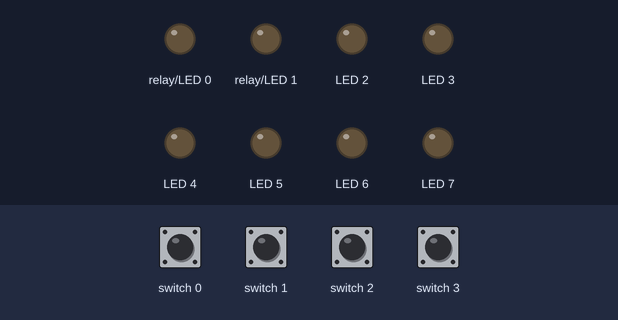
Bench run of a program on a simulated Raspberry Pi (BCM pin numbers) with a PiFace Digital. On the bench: output pins drawn as LEDs (lit = HIGH). Dashed ring = blinking. The test bench sets the inputs (shaded band); at power-on: switch 0–3 HIGH. What the program prints to the terminal is not drawn.

Above: at 20.6 s.
20.7 s: switch 0 pulled LOW for 0.15 s
At 20.8 s:
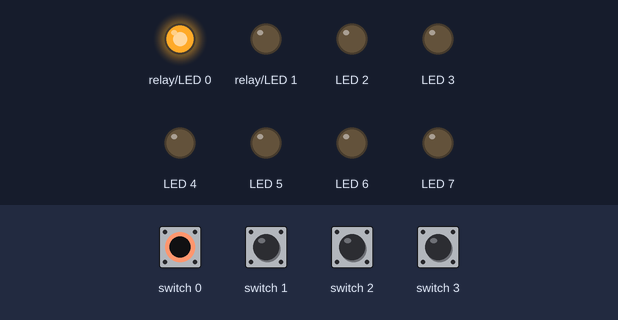
23.7 s: switch 2 pulled LOW for 1 s
At 24.0 s:
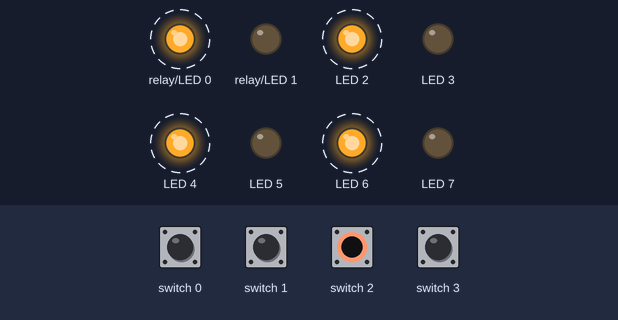
26.7 s: switch 0 pulled LOW for 1 s
At 27.0 s:
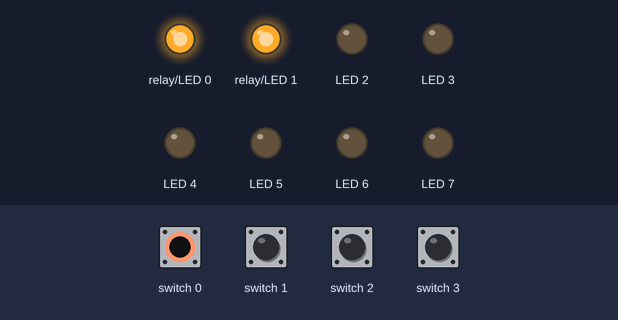
29.7 s: switch 1 pulled LOW for 1 s
At 30.2 s:
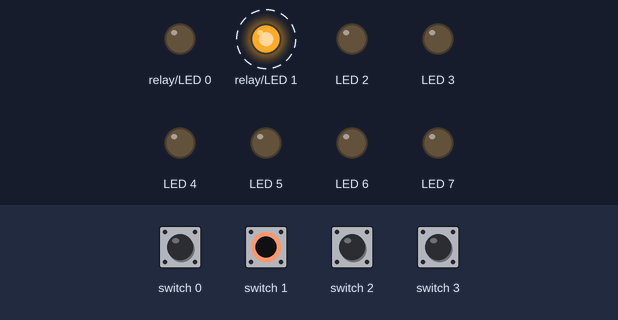
Timing chart, 0 to 33.7 s (numbered marks = the images above; inputs shaded):
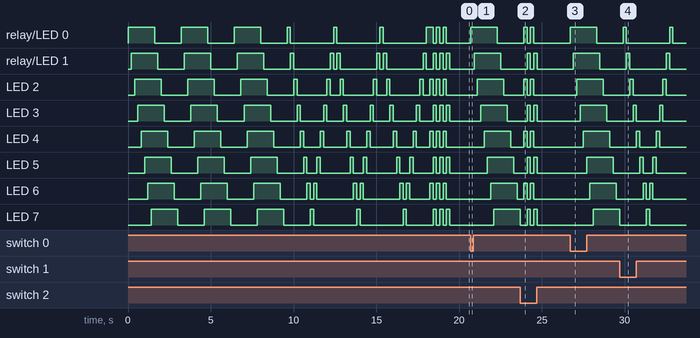

Measured:
- after the input at 20.7 s, relay/LED 0: LOW → HIGH at once, → LOW 1.6 s later; relay/LED 1: LOW → HIGH after 0.20 s, → LOW 1.6 s later; LED 2: LOW → HIGH after 0.40 s, → LOW 1.6 s later; LED 3: LOW → HIGH after 0.60 s, → LOW 1.6 s later; LED 4: LOW → HIGH after 0.80 s, → LOW 1.6 s later
- after the input at 23.7 s, relay/LED 0, LED 2, LED 4, LED 6: alternates HIGH for 0.20 s and LOW for 0.20 s, 4 changes in all, then stays LOW, starting after 0.20 s; relay/LED 1, LED 3, LED 5: alternates HIGH for 0.20 s and LOW for 0.20 s, 4 changes in all, then stays LOW, starting after 0.40 s
- after the input at 26.7 s, relay/LED 0: LOW → HIGH at once, → LOW 1.6 s later; relay/LED 1: LOW → HIGH after 0.20 s, → LOW 1.6 s later; LED 2: LOW → HIGH after 0.40 s, → LOW 1.6 s later; LED 3: LOW → HIGH after 0.60 s, → LOW 1.6 s later; LED 4: LOW → HIGH after 0.80 s, → LOW 1.6 s later
- after the input at 29.7 s, relay/LED 0: alternates HIGH for 0.20 s and LOW for 2.6 s, starting after 0.20 s; relay/LED 1: alternates HIGH for 0.20 s and LOW for 2.2 s, starting after 0.40 s

The program:

led_show.py
```python
#!/usr/bin/env python3
# LED show

from time import sleep
import pifacedigitalio as pfio

pfio.init()
leds = [0, 1, 2, 3, 4, 5, 6, 7]
ledsR = [6, 5, 4, 3, 2, 1]
sleepTime = 0.2  # the time in seconds
rounds = 3

def catepillarWalk(times, interval):
   i = 0
   # repeat times times ...
   while i < times:
      # turn on LED 0 to 7 one at a time with interval intervals ...
      for led in leds:
         pfio.digital_write(led, 1)
         sleep(interval)

      # turn off LED 0 to 7 one at a time with interval intervals ...
      for led in leds:
         pfio.digital_write(led, 0)
         sleep(interval)

      i += 1

def pingpong(times, interval):
   i = 0
   # repeat times times ...
   while i < times:
      # flash LED 0 to 7 for interval intervals ...
      for led in leds:
         pfio.digital_write(led, 1)
         sleep(interval)
         pfio.digital_write(led, 0)

      # ... then flash LED 6 to 1 for interval intervals ...
      for led in ledsR:
         pfio.digital_write(led, 1)
         sleep(interval)
         pfio.digital_write(led, 0)

      i += 1

   # ... and flash LED 0 for an interval interval
   pfio.digital_write(0, 1)
   sleep(interval)
   pfio.digital_write(0, 0)

def evenOddAlternate(times, interval):
   i = 0
   # repeat times times ...
   while i < times:
      # flash the even numbered LEDs for an interval interval ...
      for led in leds:
         if not (led % 2):
            pfio.digital_write(led, 1)
      sleep(interval)
      for led in leds:
         if not (led % 2):
            pfio.digital_write(led, 0)
      # ... then flash the odd numbered LEDs for an interval interval
      for led in leds:
         if led % 2:
            pfio.digital_write(led, 1)
      sleep(interval)
      for led in leds:
         if led % 2:
            pfio.digital_write(led, 0)
      i += 1

catepillarWalk(rounds, sleepTime)
pingpong(rounds, sleepTime)
evenOddAlternate(rounds, sleepTime)

print("Meny:")
print("=====")
print("Button 0: Catepillar walk LED show.")
print("Button 1: Pingpong LED show.")
print("Button 2: Even-Odd alternating LED show.")
print("Button 3: Exit the program.")
print()
print("Please press one of the buttons to continue.")

while True:
   if pfio.digital_read(0):
      catepillarWalk(1, sleepTime)
   elif pfio.digital_read(1):
      pingpong(1, sleepTime)
   elif pfio.digital_read(2):
      evenOddAlternate(1, sleepTime)
   elif pfio.digital_read(3):
      break
```
